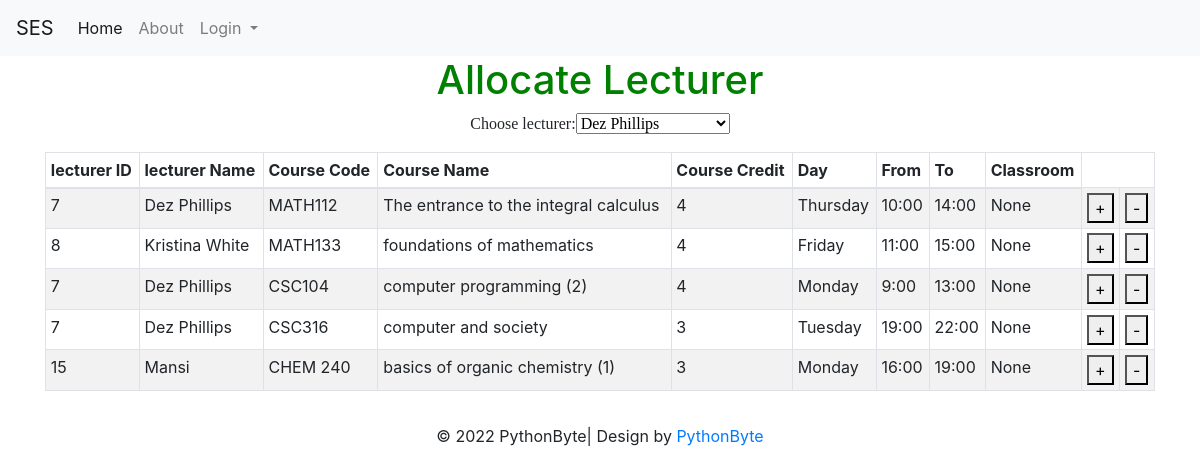
Screenshot of /allocate_lecturerf with the database file from the repository.
### tables this page shows
CREATE TABLE course (course_id INTEGER NOT NULL PRIMARY KEY AUTOINCREMENT UNIQUE, course_name [nchar] (10), course_descr [nchar] (10), course_code [nchar] (10), dep_id [int], plan_id [int], level_id [int], credit INTEGER, Day_id REFERENCES Day (Day_id), fromT TIME, toT TIME, loc_id INTEGER, SEM INTEGER DEFAULT (223), lec_id INTEGER);

CREATE TABLE Day (Day_id INTEGER PRIMARY KEY, Day_Decs CHAR);

### models.py (models this page shows)
class User(UserMixin, db.Model):
    id = db.Column(db.Integer, primary_key=True)
    email = db.Column(db.String(100), unique=True)
    password = db.Column(db.String(100))
    name = db.Column(db.String(1000))
    dep_id =  db.Column(db.Integer)
    rol_id =  db.Column(db.Integer)

### allocate_lecturer.py (the view, shortened to what this page needs)
@allocate_lecturer.route('/allocate_lecturerf', methods=['GET', 'POST'])
def allocate_lecturerf():
    with app.app_context():
        con = sqlite3.connect("instance/db.sqlite")
        cur = con.cursor()
        cur.execute("SELECT * FROM user where rol_id = 2")
        lec_dd = cur.fetchall()
        con.commit()
        cur.execute("SELECT default_sem FROM default_sem")
        SEM = cur.fetchone()[0]
        con.commit()
        lec_id = request.form.get('lec_id')
        con.commit()
        cur.execute("SELECT * FROM lecturer_view where SEM = '%s'"  % (SEM))
        lecturer = cur.fetchall()
        course_id = request.form.get('course_id')
        nolec = request.form.get('nolec', None)
        con.commit()
        cur.execute(""" SELECT distinct

    cp1.Day_id AS CP1_Day_id,
    cp1.lec_id AS CP1_lec_id,
    cp1.fromT AS CP1_fromT,
    cp1.toT AS CP1_toT,
    cp1.SEM AS CP1_SEm,
    cp2.Day_id AS CP2_Day_id,
    cp2.lec_id AS CP2_lec_id,
    cp2.fromT AS CP2_fromT,
    cp2.toT AS CP2_toT,
    cp2.SEM AS CP2_SEm
FROM
    course AS cp1
JOIN
    course AS cp2
    ON cp2.course_id = cp1.course_id AND cp2.SEM = cp1.SEM

      And (cp2.fromT >= cp1.fromT and cp2.fromT < cp1.toT AND  cp1.fromT <= cp2.fromT and cp2.day_id = cp1.day_id)
      OR (cp2.toT > cp1.fromT and cp2.toT <= cp1.toT AND cp1.fromT <= cp2.fromT and cp2.day_id = cp1.day_id )
      OR (cp2.fromT <= cp1.fromT and cp2.toT >= cp1.toT AND cp1.fromT <= cp2.fromT and cp2.day_id = cp1.day_id)
      OR (cp2.fromT <= cp1.toT    and cp2.toT >= cp1.fromT  and cp2.day_id = cp1.day_id)

      where cp2.lec_id = ? AND cp1.SEM = ? and  cp1.course_id = ?  """, (lec_id,SEM,course_id))
        entry = cur.fetchone()
        error=''
        cur.execute("SELECT * FROM lecturer_view where SEM = '%s'"  % (SEM))
        lecturer = cur.fetchall()
        con.commit()
        con.close()
    return render_template('allocate_lecturer.html', lec_dd=lec_dd,lecturer=lecturer,error=error)

### templates/allocate_lecturer.html (shortened to what this page needs)
{% extends "base.html" %}
{% block content %}
<h1>Allocate Lecturer</h1>
       <form id = "c_form" method="post" action="/allocate_lecturerf">
        <p style="font-family:verdana">
            Choose lecturer:<SELECT name="lec_id" style="font-family:verdana" id="lec_id">
            {% for j in lec_dd %}
                <OPTION  value={{j[0]}}>{{j[3]}}</OPTION>
            {% endfor %}
            </SELECT>
            </p>
        <table id="lec_courses" class="table table-striped table-bordered table-sm"  cellspacing="0" width="100%">
            <thead>
              <tr>
                <th>lecturer ID</th>
                <th>lecturer Name</th>
                <th>Course Code</th>
                <th>Course Name</th>
                <th>Course Credit</th>
                <th>Day</th>
                <th>From</th>
                <th>To</th>
                <th>Classroom</th>
              </tr>
              </thead>
              <tbody>
               {% for row in lecturer %}
                      <tr>
                          <td>{{row[1]}}</td>
                          <td>{{row[2]}}</td>
                          <td>{{row[3]}}</td>
                          <td>{{row[4]}}</td>
                          <td>{{row[5]}}</td>
                          <td>{{row[6]}}</td>
                          <td>{{row[7]}}</td>
                          <td>{{row[8]}}</td>
                          <td>{{row[9]}}</td>
                          <td><button class="bi bi-plus" type="submit" value="{{ row[0] }}" name="course_id">+</button></td>
                          <td><button class="bi bi-plus" type="submit" value="{{ row[0] }}" name="nolec">-</button></td>
                      </tr>
                  {% endfor %}
              </tbody>
          </table>
       </form>
{% endblock %}

### templates/allocate_lecturer.html (style rules this page uses)
body { text-align: center; }
h1 { color: green; }
table { border-collapse: collapse; width: 100%; }
th, td { padding: 8px; text-align: left; border-bottom: 1px solid #ddd; }

### rows the page displays
course: lec "7", name "Dez Phillips", course_code "MATH112", course_name "The entrance to the integral calculus", credit "4", Day_Decs "Thursday", fromT "10:00", toT "14:00", row "None"
course: lec "8", name "Kristina White", course_code "MATH133", course_name "foundations of mathematics", credit "4", Day_Decs "Friday", fromT "11:00", toT "15:00", row "None", {{ row[0] }} 5 (drawn)
course: lec "7", name "Dez Phillips", course_code "CSC104", course_name "computer programming (2)", credit "4", Day_Decs "Monday", fromT "9:00", toT "13:00", row "None", {{ row[0] }} 64 (drawn)
course: lec "7", name "Dez Phillips", course_code "CSC316", course_name "computer and society", credit "3", Day_Decs "Tuesday", fromT "19:00", toT "22:00", row "None", {{ row[0] }} 65 (drawn)
course: lec "15", name "Mansi", course_code "CHEM 240", course_name "basics of organic chemistry (1)", credit "3", Day_Decs "Monday", fromT "16:00", toT "19:00", row "None", {{ row[0] }} 95 (drawn)

### other values shown
form field lec_id "Dez Phillips"
